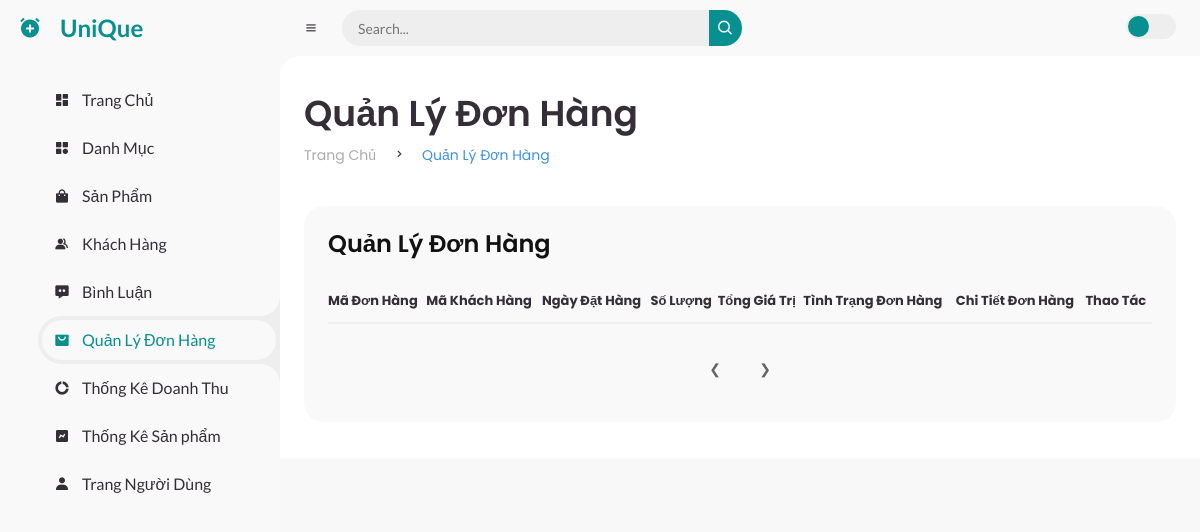
The page /admin/index.php?act=listdonhang&page=2 on the database as committed earlier.
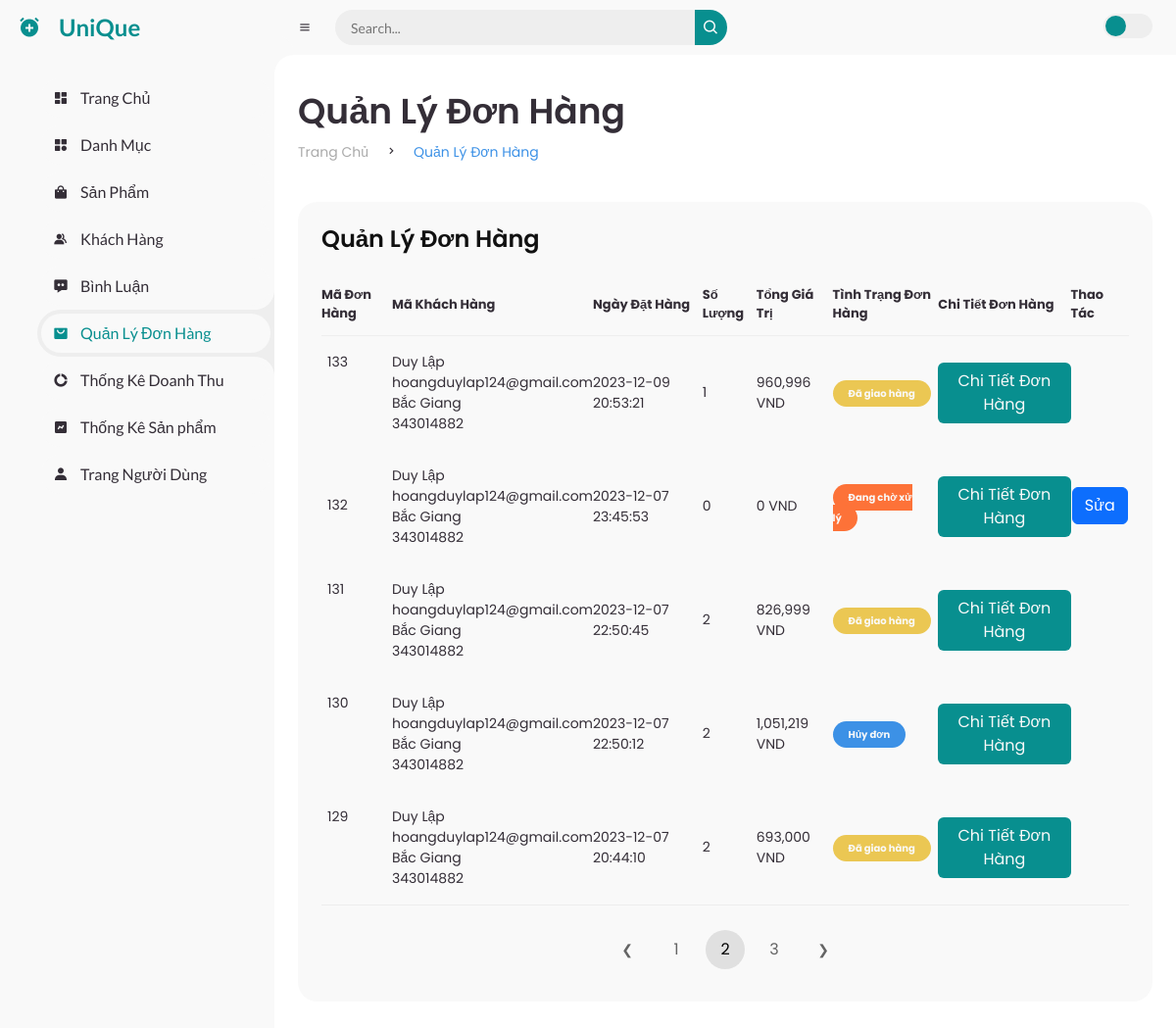
The same page on the database as committed later.
### tables this page shows
CREATE TABLE `bill` (
  `id_bill` int(11) NOT NULL,
  `id_user` int(11) DEFAULT NULL,
  `name` varchar(100) NOT NULL,
  `tel` int(11) NOT NULL,
  `email` varchar(100) NOT NULL,
  `address` varchar(100) NOT NULL,
  `date` datetime NOT NULL DEFAULT current_timestamp(),
  `payment` tinyint(4) NOT NULL DEFAULT 1 COMMENT '1.Thanh toán khi nhận hàng ',
  `bill_startus` tinyint(4) NOT NULL DEFAULT 0 COMMENT '4.Đơn hàng mới ,\r\n0.Đang xử lí ,\r\n1.Đang giao hàng, \r\n2.Đã giao hàng ',
  `total` int(11) NOT NULL DEFAULT 0
);

### Models/connect.php (called while the page is built, shortened)
<?php
function pdo_get_connection(){
    $servername = "localhost";
    $username = "root";
    $password = "";
    try {
    $conn = new PDO("mysql:host=$servername;dbname=duan1", $username, $password);
    $conn->setAttribute(PDO::ATTR_ERRMODE, PDO::ERRMODE_EXCEPTION);
    return $conn;
    } catch(PDOException $e) {
    echo "Kết nối thất bại: " . $e->getMessage();
    }
}
function pdo_query($sql, ...$sql_args) {
    try {
        $conn = Pdo_get_connection();
        $stmt = $conn->prepare($sql);
        $stmt->execute($sql_args);
        return $stmt->fetchAll();
    } catch (PDOException $e) {
        throw $e;
    } finally {
        unset($conn);
    }
}
?>

### Models/cart.php (called while the page is built, shortened)
<?php
function loadAll_bill($id_User, $start, $limit) {
    $sql = "select * from bill where 1";
    $sql .= " order by id_bill desc";
    $sql .= " limit $start ,$limit";
    return pdo_query($sql);
}
function get_ttdh($l) {
    switch($l) {
        case '1':
            return "Đang chờ xử lý";
        case '3':
            return "Đã giao hàng";
        default:
            return "Hủy đơn";
    }
}
function count_sl($id_bill) {
    $sql = "select * from cart where id_bill =".$id_bill;
    return sizeof(pdo_query($sql));
}
?>

### admin/Qldonhang/list.php (the view, shortened to what the changed rows need)
<main>
    <div class="head-title">
        <div class="left">
            <h1>Quản Lý Đơn Hàng</h1>
        </div>
    </div>
    <div class="table-data">
        <div class="order">
            <table>
                <thead>
                    <tr>
                        <th>Mã Đơn Hàng</th>
                        <th>Mã Khách Hàng</th>
                        <th>Ngày Đặt Hàng</th>
                        <th>Số Lượng</th>
                        <th>Tổng Giá Trị</th>
                        <th>Tình Trạng Đơn Hàng</th>
                        <th>Chi Tiết Đơn Hàng</th>
                        <th>Thao Tác</th>
                    </tr>
                </thead>
                <tbody>
                    <?php foreach ($loadAll_bill as $key => $bill):
                        extract($bill);
                        $kh = $bill["name"] . '<br>
                    ' . $bill["email"] . '<br>
                    ' . $bill["address"] . '<br>
                    ' . $bill["tel"];
                        $count_sl = count_sl($bill["id_bill"]);
                        $trangthaidh = get_ttdh($bill["bill_startus"]);
                        $detail_Dh = 'index.php?act=order_detail&id_bill=' . $bill["id_bill"];
                        $edit = "index.php?act=editdh&id_dh=" . $bill["id_bill"];
                        ?>
                        <tr class="tr-shadow box2">
                            <td>
                                <?= $bill["id_bill"] ?>
                            </td>
                            <td>
                                <?= $kh ?>
                            </td>
                            <td>
                                <?= $bill["date"] ?>
                            </td>
                            <td>
                                <?= $count_sl ?>
                            </td>
                            <td>
                                <?= number_format($bill['total'], 0, '.', ',') ?> VND
                            </td>
                            <td>
                                <span class="
                                <?php
                                if ($bill["bill_startus"] == 0) {
                                    echo 'status completed';
                                } elseif ($bill["bill_startus"] == 1) {
                                    echo 'status pending';
                                } elseif ($bill["bill_startus"] == 2) {
                                    echo 'status cancel';
                                } elseif ($bill["bill_startus"] == 3) {
                                    echo 'status process';
                                } elseif ($bill["bill_startus"] == 4) {
                                    echo 'status  bluecheck';
                                } ?>
                        ">
                                    <?= $trangthaidh ?>
                                </span>
                            </td>
                            <td>
                                <a href="<?= $detail_Dh ?>">
                                    <button class="btn btn-submit">Chi Tiết Đơn Hàng
                                    </button>
                                </a>
                            </td>
                            <td class="d-flex justify-content-around" style="gap: 5px ;line-height: 80px">
                                <?php
                                if ($bill["bill_startus"] == 3 || $bill["bill_startus"] == 4) { ?>
                                    <a href=" <?= $edit ?>  ">
                                    </a>
                                    <?php
                                } else {
                                    ?>
                                    <a href=" <?= $edit ?>  " class="">
                                        <button class="btn btn-primary  ">Sửa
                                        </button>
                                    </a>
                                    <?php
                                }
                                ?>
                            </td>
                        </tr>
                    <?php endforeach; ?>
                </tbody>
            </table>
            <div class="pagination__wrapper">
                <ul class="pagination">
                    <?php
                    $Pagepagination = ceil($countDh / $limit);
                    for ($i = 1; $i <= $Pagepagination; $i++):
                        ?>
                        <li>
                            <a href="index.php?act=listdonhang&page=<?= $i ?>" class="<?= $i == $page ? 'active' : '' ?>">
                                <?= $i ?>
                            </a>
                        </li>
                    <?php endfor; ?>
                </ul>
            </div>
        </div>
    </div>
</main>

Rows that differ between the two databases and show on the page:
added bill: id_bill "133", name "Duy Lập", email "hoangduylap124@gmail.com", address "Bắc Giang", tel "343014882", date "2023-12-09 20:53:21", count_sl "1", total "960,996", bill_startus "Đã giao hàng"
added bill: id_bill "132", name "Duy Lập", email "hoangduylap124@gmail.com", address "Bắc Giang", tel "343014882", date "2023-12-07 23:45:53", count_sl "0", total "0", bill_startus "Đang chờ xử lý"
added bill: id_bill "131", name "Duy Lập", email "hoangduylap124@gmail.com", address "Bắc Giang", tel "343014882", date "2023-12-07 22:50:45", count_sl "2", total "826,999", bill_startus "Đã giao hàng"
added bill: id_bill "130", name "Duy Lập", email "hoangduylap124@gmail.com", address "Bắc Giang", tel "343014882", date "2023-12-07 22:50:12", count_sl "2", total "1,051,219", bill_startus "Hủy đơn"
added bill: id_bill "129", name "Duy Lập", email "hoangduylap124@gmail.com", address "Bắc Giang", tel "343014882", date "2023-12-07 20:44:10", count_sl "2", total "693,000", bill_startus "Đã giao hàng"
Other text that changed with them:
new list line: "1"
new list line: "2"
new list line: "3"
